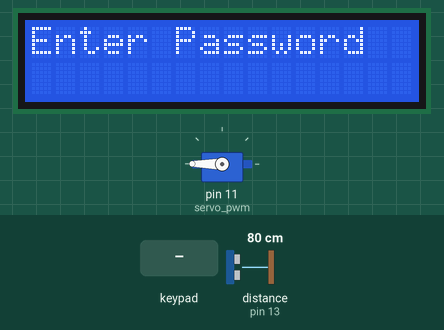
Recording of a sketch running on a simulated Arduino Uno, built with avr-gcc and run on an emulated ATmega328P. Parts: servo, 16×2 character LCD. Wiring (inferred from the names in the program): ultrasonic range finder: trigger pin 12; echo pin 13. The inputs (shaded band) are chosen by the test bench; at power-on: distance to the obstacle (sensor on pin 13) 80 cm. The echo pulse lasts 58.3 µs per cm; EEPROM starts erased; what the sketch prints to the serial monitor is not drawn.

Above: at 3.2 s.
3.3 s: keypad keys 1 2 3 4 # pressed 0.4 s apart
At 6.0 s:
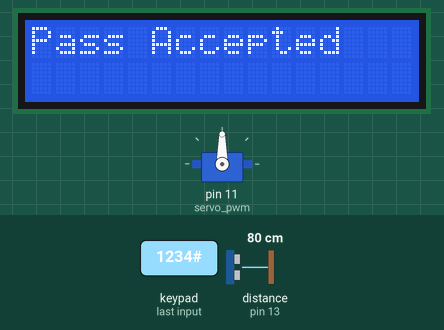
8.2 s: key 'A' pressed
At 9.4 s:
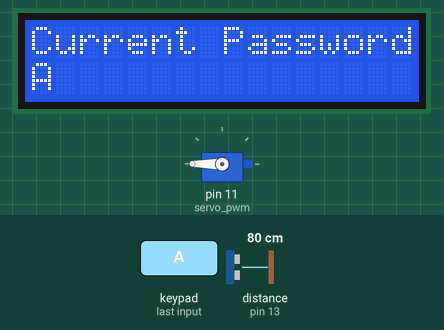
9.7 s: keypad keys 1 2 3 4 A pressed 0.4 s apart
At 13.4 s:
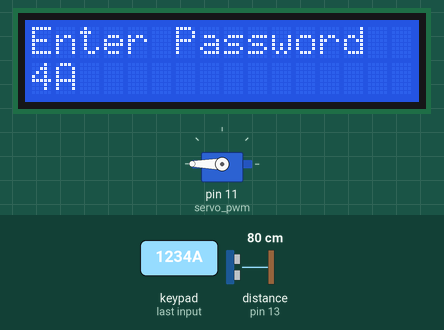
13.7 s: key 'B' pressed
At 14.9 s:
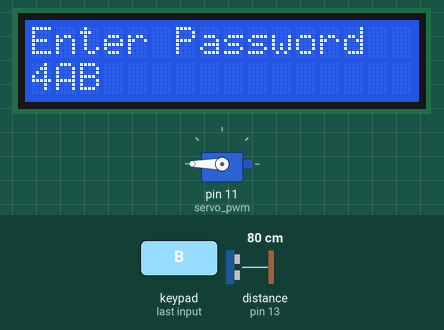
15.2 s: key 'C' pressed
At 16.7 s:
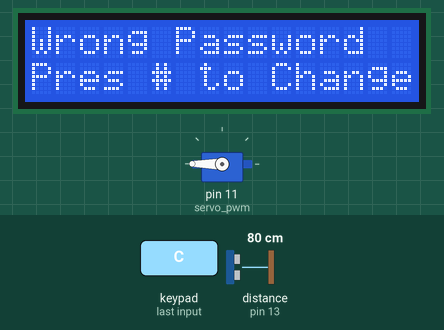
18.2 s: keypad keys 1 2 3 4 D pressed 0.4 s apart
At 22.1 s:
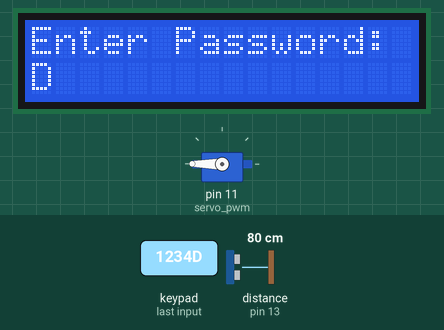
Timing chart, 0 to 23.6 s (numbered marks = the images above; inputs shaded):
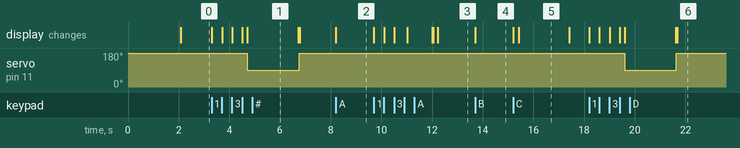

The sketch:

Keypad_Lock.ino
```cpp
/**
 * This Program was developed for a Digital Electronics lab on Spring Semester 2019.
 *
 * Keypad Parking Lot Entrance: (BASIC FUNCTIONALITY)
 *  Designed to grant acces through mechanical arm into private porperty.
 *  Password (or PIN) can be changed.
 *  Ultrasonic Sensor does not allow arm to lower when vehicle has not passed.
 *  LCD Screen displays feedback to person in vehicle.
 */

#include <Keypad.h>
#include<LiquidCrystal.h>
#include<EEPROM.h>
#include <Servo.h>

/* --- Global Variables --- */
LiquidCrystal liquid_crystal_display(9,8,7,6,5,4);

char password[4];                           //Pin
char initial_password[4], new_password[4];
int i=0;

int servo_pwm = 11;                         //Servo Motors
int servo_state = 0;

const int trigPin = 12;                     // Ultrasonic Sensor
const int echoPin = 13;
long duration;
int distanceInch;

char key_pressed = 1;                       //Keypad
const byte rows = 4;
const byte columns = 4;
char hexaKeys[rows][columns] = {{'1','2','3','A'},
                                {'4','5','6','B'},
                                {'7','8','9','C'},
                                {'*','0','#','D'}};

byte row_pins[rows] = {2,3,A5,A0};
byte column_pins[columns] = {A1,A2,A3,A4};

Keypad keypad_key = Keypad( makeKeymap(hexaKeys), row_pins, column_pins, rows, columns);
Servo lock_motor;

void setup()
{
  /* --- Init Servo --- */
  lock_motor.attach(servo_pwm);           // Attaches servo PWM pin to servo_pwm.
  if(servo_state != 180)                  // Set Servo default position.
  {
    lock_motor.write(180);
    servo_state = 180;
  }
  pinMode(servo_pwm, OUTPUT);

  /* --- Init Ultrasound Sensor --- */
  pinMode(trigPin, OUTPUT);             // Sets the trigPin as an Output
  pinMode(echoPin, INPUT);              // Sets the echoPin as an Input
  Serial.begin(9600);

  /* --- Init Servo --- */
  liquid_crystal_display.begin(16,2);
  liquid_crystal_display.print(" Hello Daniel.");
  liquid_crystal_display.setCursor(0,1);
  liquid_crystal_display.print("Electronic Lock. ");
  delay(2000);
  /* --- Setup LCD for loop. --- */
  liquid_crystal_display.clear();
  liquid_crystal_display.print("Enter Password");
  liquid_crystal_display.setCursor(0,1);
  initialpassword();

}

void loop()
{
  // Reset Servo State.
  distanceInch = getDistance();                     // Get distance of object in front of untrasonic sensor.

  if(servo_state != 0 && distanceInch > 3)          // Reset Servo State
  {
    lock_motor.write(180);
    servo_state = 180;
    digitalWrite(trigPin, LOW);
  }

  key_pressed = keypad_key.getKey();
  if(key_pressed=='#')                              // Change Pin
    change();
  if(key_pressed=='*')                              // Re-Enter Password.
  {
    liquid_crystal_display.clear();
    liquid_crystal_display.print("Enter Password:");
    liquid_crystal_display.setCursor(0,1);
    i = 0;
  }
  else if (key_pressed)
  {
    password[i++] = key_pressed;
    liquid_crystal_display.print(key_pressed);
  }

  if(i==4)                                          //When Pin input is complete.
  {
    delay(200);                                     // Delay for Stability

    for(int j=0;j<4;j++)                            //Get Correct Password.
      initial_password[j]=EEPROM.read(j);

    if(!(strncmp(password, initial_password,4)))    // Pin is Correct
    {
      liquid_crystal_display.clear();
      liquid_crystal_display.print("Pass Accepted");
      if(servo_state != 90)
      {
        lock_motor.write(90);
        servo_state = 90;
      }

      delay(2000);

      liquid_crystal_display.clear();
      liquid_crystal_display.setCursor(0,1);
      liquid_crystal_display.print("Pres # to change");

      delay(20);

      liquid_crystal_display.clear();
      liquid_crystal_display.print("Enter Password:");
      liquid_crystal_display.setCursor(0,1);
      i=0;
    }
    else                                              // Pin is Wrong
    {
      if(servo_state != 180)
      {
        lock_motor.write(180);
        servo_state = 180;
      }

      liquid_crystal_display.clear();
      liquid_crystal_display.print("Wrong Password");
      liquid_crystal_display.setCursor(0,1);
      liquid_crystal_display.print("Pres # to Change");

      delay(2000);

      liquid_crystal_display.clear();
      liquid_crystal_display.print("Enter Password");
      liquid_crystal_display.setCursor(0,1);

      i=0;                                              // Reset counter
    }
  }
}

/**
 * Calculates the distance in inches based on
 * Ultrasonic sensor measurements.
 */
int getDistance()
{
  // Clears the trigPin
  digitalWrite(trigPin, LOW);
  delayMicroseconds(2);
  // Sets the trigPin on HIGH state for 10 micro seconds
  digitalWrite(trigPin, HIGH);
  delayMicroseconds(1000);
  digitalWrite(trigPin, LOW);
  // Reads the echoPin, returns the sound wave travel time in microseconds
  duration = pulseIn(echoPin, HIGH);
  distanceInch = duration*0.0133/2;
  Serial.println(distanceInch);

  return distanceInch;
}

/**
 * Changes the password or PIN.
 */
void change()
{
  int j=0;

  liquid_crystal_display.clear();
  liquid_crystal_display.print("Current Password");
  liquid_crystal_display.setCursor(0,1);

  while(j<4)
  {
    char key=keypad_key.getKey();

    if(key)
    {
      new_password[j++]=key;
      liquid_crystal_display.print(key);
    }
    key=0;
  }
  delay(500);

  if((strncmp(new_password, initial_password, 4)))
  {
    liquid_crystal_display.clear();
    liquid_crystal_display.print("Wrong Password");
    liquid_crystal_display.setCursor(0,1);
    liquid_crystal_display.print("Try Again");

    delay(1000);
  }
  else
  {
    j=0;

    liquid_crystal_display.clear();
    liquid_crystal_display.print("New Password:");
    liquid_crystal_display.setCursor(0,1);

    while(j<4)
    {
      char key=keypad_key.getKey();

      if(key)
      {
        initial_password[j]=key;
        liquid_crystal_display.print(key);
        EEPROM.write(j,key);
        j++;
      }
    }
    liquid_crystal_display.print("Pass Changed");

    delay(1000);

  }
  liquid_crystal_display.clear();
  liquid_crystal_display.print("Enter Password");
  liquid_crystal_display.setCursor(0,1);

  key_pressed=0;
}

/**
 * Sets Default Password
 */
void initialpassword()
{
  for(int j=0;j<4;j++)
    EEPROM.write(j, j+49);

  for(int j=0;j<4;j++)
    initial_password[j]=EEPROM.read(j);
}
```

Measured:
- after the input at 3.3 s, servo on pin 11 (servo_pwm): 180° → 90° after 1.4 s, → 180° 2.0 s later; the display: first changes at once (image 1 shows a later state)
- after the input at 8.2 s, the display: changes at once (image 2)
- after the input at 9.7 s, the display: first changes at once (image 3 shows a later state)
- after the input at 13.7 s, the display: changes at once (image 4)
- after the input at 15.2 s, the display: first changes at once (image 5 shows a later state)
- after the input at 18.2 s, servo on pin 11 (servo_pwm): 180° → 90° after 1.4 s, → 180° 2.0 s later; the display: first changes at once (image 6 shows a later state)
- what the display in image 5 shows lasts 2.0 s, from 15.4 s to 17.4 s
